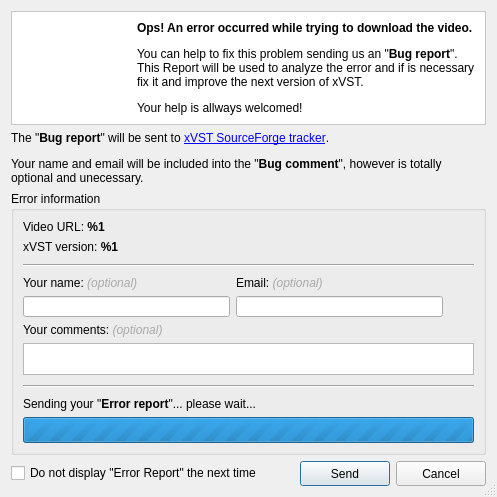
<ui version="4.0" >
 <class>BugReport</class>
 <widget class="QDialog" name="BugReport" >
  <property name="geometry" >
   <rect>
    <x>0</x>
    <y>0</y>
    <width>497</width>
    <height>497</height>
   </rect>
  </property>
  <property name="windowTitle" >
   <string>Bug Report</string>
  </property>
  <property name="windowIcon" >
   <iconset resource="../resources/resources.qrc" >:/services/images/services/invalid.png</iconset>
  </property>
  <property name="sizeGripEnabled" >
   <bool>true</bool>
  </property>
  <layout class="QGridLayout" >
   <item row="0" column="0" >
    <widget class="QFrame" name="frame" >
     <property name="minimumSize" >
      <size>
       <width>0</width>
       <height>80</height>
      </size>
     </property>
     <property name="styleSheet" >
      <string>QFrame{background: white;} </string>
     </property>
     <property name="frameShape" >
      <enum>QFrame::StyledPanel</enum>
     </property>
     <property name="frameShadow" >
      <enum>QFrame::Plain</enum>
     </property>
     <layout class="QGridLayout" >
      <item row="0" column="0" >
       <widget class="QLabel" name="imgError" >
        <property name="maximumSize" >
         <size>
          <width>110</width>
          <height>16777215</height>
         </size>
        </property>
        <property name="text" >
         <string/>
        </property>
        <property name="pixmap" >
         <pixmap resource="../resources/resources.qrc" >:/error/images/errorVideo.png</pixmap>
        </property>
        <property name="alignment" >
         <set>Qt::AlignCenter</set>
        </property>
       </widget>
      </item>
      <item row="0" column="1" >
       <widget class="QLabel" name="lblErrorInfo" >
        <property name="text" >
         <string>&lt;b>Ops! An error occurred while trying to download the video.&lt;/b>&#xd;
&lt;p>You can help to fix this problem sending us an "&lt;b>Bug report&lt;/b>". This Report will be used to analyze the error and if is necessary fix it and improve the next version of xVST.&lt;/p>&#xd;
&lt;p>Your help is allways welcomed!&lt;/p></string>
        </property>
        <property name="wordWrap" >
         <bool>true</bool>
        </property>
       </widget>
      </item>
     </layout>
    </widget>
   </item>
   <item row="1" column="0" >
    <widget class="QLabel" name="label" >
     <property name="text" >
      <string>&lt;p>The "&lt;b>Bug report&lt;/b>" will be sent to &lt;a href="http://sourceforge.net/tracker/?group_id=205061&amp;atid=1037803">xVST SourceForge tracker&lt;/a>.&lt;/p>&#xd;
&lt;p>Your name and email will be included into the "&lt;b>Bug comment&lt;/b>", however is totally optional and unecessary.&lt;/p></string>
     </property>
     <property name="wordWrap" >
      <bool>true</bool>
     </property>
    </widget>
   </item>
   <item row="2" column="0" >
    <widget class="QGroupBox" name="gpbErrorInfo" >
     <property name="title" >
      <string>Error information</string>
     </property>
     <layout class="QGridLayout" >
      <item row="0" column="0" colspan="3" >
       <layout class="QVBoxLayout" >
        <item>
         <widget class="QLabel" name="lblVideoURL" >
          <property name="text" >
           <string>Video URL: &lt;b>%1&lt;/b></string>
          </property>
         </widget>
        </item>
        <item>
         <widget class="QLabel" name="lblxVSTVersion" >
          <property name="text" >
           <string>xVST version: &lt;b>%1&lt;/b></string>
          </property>
         </widget>
        </item>
       </layout>
      </item>
      <item row="1" column="0" colspan="3" >
       <widget class="Line" name="line" >
        <property name="minimumSize" >
         <size>
          <width>0</width>
          <height>10</height>
         </size>
        </property>
        <property name="orientation" >
         <enum>Qt::Horizontal</enum>
        </property>
       </widget>
      </item>
      <item row="2" column="0" >
       <layout class="QVBoxLayout" >
        <item>
         <widget class="QLabel" name="lblName" >
          <property name="text" >
           <string>Your name: &lt;span style=" font-style:italic; color:#a9a9a9;">(optional)&lt;/span></string>
          </property>
         </widget>
        </item>
        <item>
         <widget class="QLineEdit" name="edtName" >
          <property name="minimumSize" >
           <size>
            <width>0</width>
            <height>21</height>
           </size>
          </property>
         </widget>
        </item>
       </layout>
      </item>
      <item row="2" column="1" >
       <layout class="QVBoxLayout" >
        <item>
         <widget class="QLabel" name="lblEmail" >
          <property name="text" >
           <string>Email: &lt;span style=" font-style:italic; color:#a9a9a9;">(optional)&lt;/span></string>
          </property>
         </widget>
        </item>
        <item>
         <widget class="QLineEdit" name="edtEmail" >
          <property name="minimumSize" >
           <size>
            <width>0</width>
            <height>21</height>
           </size>
          </property>
         </widget>
        </item>
       </layout>
      </item>
      <item row="2" column="2" >
       <layout class="QVBoxLayout" >
        <item>
         <spacer>
          <property name="orientation" >
           <enum>Qt::Vertical</enum>
          </property>
          <property name="sizeHint" >
           <size>
            <width>20</width>
            <height>10</height>
           </size>
          </property>
         </spacer>
        </item>
        <item>
         <widget class="QToolButton" name="spbViewInfo" >
          <property name="minimumSize" >
           <size>
            <width>25</width>
            <height>25</height>
           </size>
          </property>
          <property name="maximumSize" >
           <size>
            <width>25</width>
            <height>25</height>
           </size>
          </property>
          <property name="toolTip" >
           <string>View which information will be sent</string>
          </property>
          <property name="text" >
           <string/>
          </property>
          <property name="icon" >
           <iconset resource="../resources/resources.qrc" >:/error/images/view.png</iconset>
          </property>
          <property name="autoRaise" >
           <bool>true</bool>
          </property>
         </widget>
        </item>
       </layout>
      </item>
      <item row="3" column="0" colspan="3" >
       <layout class="QVBoxLayout" >
        <item>
         <widget class="QLabel" name="lblComment" >
          <property name="text" >
           <string>Your comments: &lt;span style=" font-style:italic; color:#a9a9a9;">(optional)&lt;/span></string>
          </property>
         </widget>
        </item>
        <item>
         <widget class="QTextEdit" name="rchComments" >
          <property name="minimumSize" >
           <size>
            <width>0</width>
            <height>28</height>
           </size>
          </property>
         </widget>
        </item>
       </layout>
      </item>
      <item row="4" column="0" colspan="3" >
       <widget class="Line" name="line_2" >
        <property name="minimumSize" >
         <size>
          <width>0</width>
          <height>10</height>
         </size>
        </property>
        <property name="orientation" >
         <enum>Qt::Horizontal</enum>
        </property>
       </widget>
      </item>
      <item row="5" column="0" colspan="3" >
       <layout class="QVBoxLayout" >
        <item>
         <widget class="QLabel" name="lblSending" >
          <property name="enabled" >
           <bool>true</bool>
          </property>
          <property name="text" >
           <string>Sending your "&lt;b>Error report&lt;/b>"... please wait...</string>
          </property>
         </widget>
        </item>
        <item>
         <widget class="QProgressBar" name="prbSending" >
          <property name="minimumSize" >
           <size>
            <width>0</width>
            <height>26</height>
           </size>
          </property>
          <property name="maximum" >
           <number>0</number>
          </property>
          <property name="value" >
           <number>0</number>
          </property>
          <property name="textVisible" >
           <bool>false</bool>
          </property>
         </widget>
        </item>
       </layout>
      </item>
     </layout>
    </widget>
   </item>
   <item row="3" column="0" >
    <layout class="QGridLayout" >
     <item row="0" column="0" >
      <widget class="QCheckBox" name="chbNoErrors" >
       <property name="text" >
        <string>Do not display "Error Report" the next time</string>
       </property>
      </widget>
     </item>
     <item row="0" column="1" >
      <spacer>
       <property name="orientation" >
        <enum>Qt::Horizontal</enum>
       </property>
       <property name="sizeHint" >
        <size>
         <width>49</width>
         <height>25</height>
        </size>
       </property>
      </spacer>
     </item>
     <item row="0" column="2" >
      <widget class="QPushButton" name="btnSend" >
       <property name="enabled" >
        <bool>true</bool>
       </property>
       <property name="minimumSize" >
        <size>
         <width>90</width>
         <height>25</height>
        </size>
       </property>
       <property name="maximumSize" >
        <size>
         <width>90</width>
         <height>16777215</height>
        </size>
       </property>
       <property name="baseSize" >
        <size>
         <width>0</width>
         <height>0</height>
        </size>
       </property>
       <property name="text" >
        <string>Send</string>
       </property>
       <property name="default" >
        <bool>true</bool>
       </property>
      </widget>
     </item>
     <item row="0" column="3" >
      <widget class="QPushButton" name="btnCancel" >
       <property name="minimumSize" >
        <size>
         <width>90</width>
         <height>25</height>
        </size>
       </property>
       <property name="maximumSize" >
        <size>
         <width>90</width>
         <height>16777215</height>
        </size>
       </property>
       <property name="baseSize" >
        <size>
         <width>0</width>
         <height>0</height>
        </size>
       </property>
       <property name="text" >
        <string>Cancel</string>
       </property>
      </widget>
     </item>
    </layout>
   </item>
  </layout>
 </widget>
 <tabstops>
  <tabstop>edtName</tabstop>
  <tabstop>edtEmail</tabstop>
  <tabstop>spbViewInfo</tabstop>
  <tabstop>rchComments</tabstop>
  <tabstop>chbNoErrors</tabstop>
  <tabstop>btnSend</tabstop>
  <tabstop>btnCancel</tabstop>
 </tabstops>
 <resources>
  <include location="../resources/resources.qrc" />
 </resources>
 <connections/>
</ui>
